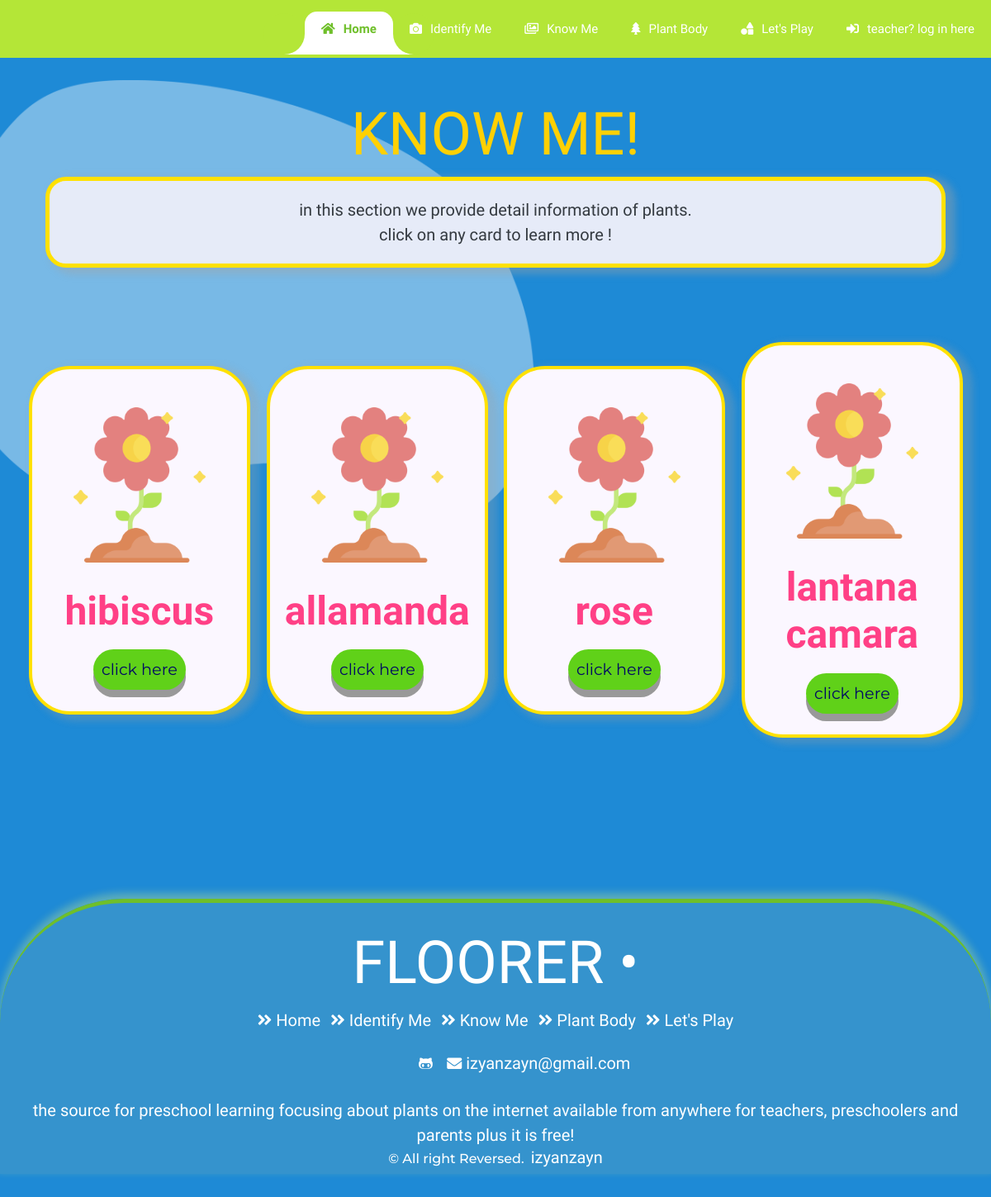
Page /know_me on the committed database.
### tables this page shows
CREATE TABLE "know_me" (
	"plant_id"	INTEGER NOT NULL PRIMARY KEY AUTOINCREMENT UNIQUE,
	"plant_name"	STRING,
	"plant_description"	STRING,
	"plant_habitat"	STRING,
	"plant_character"	STRING,
	"plant_fact"	STRING
);

### controller.py (the view)
@app.route('/know_me')
def km():
    rows=knowme()
    return render_template ('know_me.html', rows=rows)

### model.py (called while the page is built)
def knowme():
    with sql.connect(connect_db) as db:
        qry = 'select know_me.plant_name,know_me.plant_id from know_me'
        result = db.execute(qry)
        return (result)
        def result():
            rows = knowme()
            for row in rows:
                print (row)

### templates/know_me.html (shortened to what this page needs)
{% extends "base1.html" %}
{% block content %}
<!DOCTYPE html>
<html lang="en" class"perfect-scrollbar-on">
  <head>
    <link
      rel="stylesheet" href="./../static/css/know_me.css" />
</head>
<body class="know-me">
<section id="know-me">
  <div class="page-header">
    <img src="./../static/images/background/path6.png" class="path-image11" alt="blob">
    <div class="container-fluid">
        <div class="content-center">
          <div class="row row-grid justify-content-between align-items-center">
            <div class="col-lg-12 col-md-12">
              <h1 class="animate__animated animate__zoomInDown text-center ">KNOW ME!
                <br/>
              </h1>
              <div class="row row-grid justify-content-between align-items-center">
              <div class="col-md-12" id="description">
              <p class="text-center text-dark">in this section we provide detail information of plants.</p>
              <p class="text-center text-dark">click on any card to learn more !</p>
              </div>
              </div>
    </div>
    </div>
    </div>
    </div>
</section>
<section>
<div class="container-fluid">
  <div class="row mb-4 align-items-center">
    {% for row in rows %}
    <div class="col-lg-3 col-md-6">
      <div class="card animate__animated animate__tada animate__delay-2s">
          <span><a href="tree/{{row[1]}}"><img src="./../static/images/flower.png" class="card-img-top mx-auto d-block" alt="click here"></a></span>
        <h3 div classs="card-body-text-center">{{row[0]}}</h3>
        <a href="tree/{{row[1]}}"><button type="button" class="button animate__animated animate__rubberBand animate__delay-2s">click here</button></a>
      </div>
    </div>
{% endfor %}
  </div>
  </div>
  </section>
</body>
</html>
{%endblock%}

### templates/base1.html (shortened to what this page needs)
<!DOCTYPE html>
<html lang="en">
  <head>
      <link rel="stylesheet" href="https://maxcdn.bootstrapcdn.com/bootstrap/4.0.0/css/bootstrap.min.css">
    <link
    rel="stylesheet"
    href="https://cdnjs.cloudflare.com/ajax/libs/animate.css/4.0.0/animate.min.css"
  />
    <link
      href="https://use.fontawesome.com/releases/v5.0.6/css/all.css"
      rel="stylesheet"
    />
    <link
      rel="stylesheet"
      href="https://cdnjs.cloudflare.com/ajax/libs/font-awesome/5.10.2/css/all.css"
    />
    <link
      rel="stylesheet" href="./../static/css/style.css" />
      <link
        rel="stylesheet" href="./../static/css/footer.css" />
  </head>
  <body>
    <nav class="navbar navbar-expand-lg navbar-mainbg sticky-top" >
      <a class="navbar-brand navbar-logo" href="/"><img src="./../static/images/floorer.ico/FLOORER 1.png" width="130" height="30"></a>
      <div class="collapse navbar-collapse" id="navbarSupportedContent">
        <ul class="navbar-nav ml-auto">
          <div class="hori-selector">
            <div class="left"></div>
            <div class="right"></div>
          </div>
          <li class="nav-item active">
            <a class="nav-link" href="/"
              ><i class="fas fa-home"></i>Home</a
            >
          </li>
          <li class="nav-item">
            <a class="nav-link" href="/camera"
              ><i class="fas fa-camera"></i>Identify Me</a
            >
          </li>
          <li class="nav-item">
            <a class="nav-link" href="/know_me"
              ><i class="far fa-images"></i>Know Me</a
            >
          </li>
          <li class="nav-item">
            <a class="nav-link" href="/plant_body"
              ><i class="fas fa-tree"></i>Plant Body</a
            >
          </li>
          <li class="nav-item">
            <a class="nav-link" href="/game"
              ><i class="fas fa-shapes"></i>Let's Play</a
            >
          </li>
          <li class="nav-item">
            <a class="nav-link" href="/registration"
              ><i class="fas fa-sign-in-alt"></i>teacher? log in here</a
            >
          </li>
        </ul>
      </div>
    </nav>
    <div class="container-fluid" id="container">
      {%block content%}{%endblock%}
    </div>
    	<footer id="footer">
    		<div class="container-fluid">
    			<div class="row text-center text-xs-center text-sm-left text-md-left">
    				<div class="col-xs-12 col-sm-12 col-md-12">
    					<a href="/"><h2 class="display-3 text-center">FLOORER •</h2></a>
    					<ul class="list-unstyled list-inline quick-links text-center">
    						<li class="list-inline-item"><a href="/"><i class="fa fa-angle-double-right"></i>Home</a></li>
    						<li class="list-inline-item"><a href="/camera"><i class="fa fa-angle-double-right"></i>Identify Me</a></li>
    						<li class="list-inline-item"><a href="/know_me"><i class="fa fa-angle-double-right"></i>Know Me</a></li>
    						<li class="list-inline-item"><a href="/plant_body"><i class="fa fa-angle-double-right"></i>Plant Body</a></li>
    						<li class="list-inline-item"><a href="/game"><i class="fa fa-angle-double-right"></i>Let's Play</a></li>
    					</ul>
    				</div>
    			</div>
    			<div class="row">
    				<div class="col-xs-12 col-sm-12 col-md-12">
    					<ul class="list-unstyled list-inline social text-center">
    						<li class="list-inline-item"><a href="https://web.facebook.com/izyanzayn/"><i class="fa fa-facebook"></i></a></li>
    						<li class="list-inline-item"><a href="https://www.instagram.com/izyanzayn/?hl=en" target="_blank"><i class="fa fa-instagram"></i></a></li>
    						<li class="list-inline-item"><a href="https://github.com/izyanzayn" target="_blank"><i class="fab fa-github-alt"></i></a></li>
    						<li class="list-inline-item"><a href="#" target="_blank"><i class="fa fa-envelope"></i>izyanzayn@gmail.com</a></li>
    					</ul>
    				</div>
    			</div>
    			<div class="row">
    				<div class="col-xs-12 col-sm-12 col-md-12 mt-2 mt-sm-2 text-center text-white">
              <p>the source for preschool learning focusing about plants on the internet available from anywhere for teachers, preschoolers and parents plus it is free!</p>
    					<p class="h6">© All right Reversed.<a class="text-green ml-2" href="#" target="_blank">izyanzayn</a></p>
    				</div>
    			</div>
    		</div>
    	</footer>
  </body>
</html>

### static/css/style.css (style rules this page uses)
* { margin: 0; padding: 0; }
html { scroll-behavior: smooth; height: 100%; }
body { height: 100%; background-color:#1e8ad6; font-family: 'Montserrat', sans-serif; }
h2,h3,h4,h6 { color: white; font-family: "Bungee Inline", cursive; }
h1 { font-family: "Bungee Inline", cursive; font-size: 4.5rem ; color: #ffd003; }
p,a { font-size: 18px; font-weight: 500; color: white; font-family: "Comfortaa", monospace; margin: auto; text-decoration: none; }
#container { min-height: 100%; overflow: auto; padding-bottom: 100px; }
i { margin-right: 10px; }
.navbar-logo { padding: 5px; margin-left: 20px; color: #fff; }
.navbar-mainbg { background-color: #b4e637; padding: 0px; }
#navbarSupportedContent { overflow: hidden; position: relative; }
#navbarSupportedContent ul { padding: 0px; margin: 0px; }
#navbarSupportedContent ul li a i { margin-right: 10px; }
#navbarSupportedContent li { list-style-type: none; float: left; }
#navbarSupportedContent ul li a { color: #fff; text-decoration: none; font-size: 15px; display: block; padding: 20px 20px; transition-duration:0.6s; transition-timing-function: cubic-bezier(0.68, -0.55, 0.265, 1.55); position: relative; }
#navbarSupportedContent>ul>li.active>a { color: #6fbf2a; font-weight: bold; background-color: transparent; transition: all 0.7s; }
.hori-selector { display:inline-block; position:absolute; height: 100%; top: 0px; left: 0px; transition-duration:0.6s; transition-timing-function: cubic-bezier(0.68, -0.55, 0.265, 1.55); background-color: #fff; border-top-left-radius: 15px; border-top-right-radius: 15px; margin-top: 10px; }
.hori-selector .right, .hori-selector .left { position: absolute; width: 25px; height: 25px; background-color: #fff; bottom: 10px; }
.hori-selector .right { right: -25px; }
.hori-selector .left { left: -25px; }
.hori-selector .right:before, .hori-selector .left:before { content: ''; position: absolute; width: 50px; height: 50px; border-radius: 50%; background-color: #b4e637; }
.hori-selector .right:before { bottom: 0; right: -25px; }
.hori-selector .left:before { bottom: 0; left: -25px; }
.content-center { max-width: none !important; margin-top:30px; margin-bottom: 30px; }
.col-lg-3 { position: relative; width: 100%; padding: 20px; }
.button { font-family: "Montserrat", monospace; margin: 10px; padding: 10px; font-size: 1.2rem; text-align: center; cursor: pointer; outline: none; color: #000a63; background-color: #60d119; border: none; border-radius: 50px; box-shadow: 0 9px #999; }

### static/css/footer.css (style rules this page uses)
#footer { background: rgba(255, 220, 126, 0.1) !important; margin-top: 70px; padding-top: 30px; border-top: 5px solid #6fbf2a; border-radius: 150px 150px 0px 0px; -webkit-box-shadow: 0px -5px 10px 2px rgba(235, 255, 125, 0.3)); -moz-box-shadow: 0px -5px 10px 2px rgba(235, 255, 125, 0.3)); box-shadow: 0px -5px 10px 2px rgba(235, 255, 125, 0.3); position: relative; clear: both; }
#footer a { color: #ffffff; text-decoration: none !important; background-color: transparent; }
#footer ul.social li { padding: 3px 0; }
#footer ul.social li a i { margin-right: 5px; font-size:18px; -webkit-transition: .5s all ease; -moz-transition: .5s all ease; transition: .5s all ease; }
#footer ul.social li a, #footer ul.quick-links li a { color:#ffffff; }
#footer ul.quick-links li { padding: 3px 0; -webkit-transition: .5s all ease; -moz-transition: .5s all ease; transition: .5s all ease; }
#footer ul.quick-links li a i { margin-right: 5px; }

### rows in the picture
know_me: plant_name "hibiscus"
know_me: plant_name "allamanda"
know_me: plant_name "rose"
know_me: plant_name "lantana camara"
